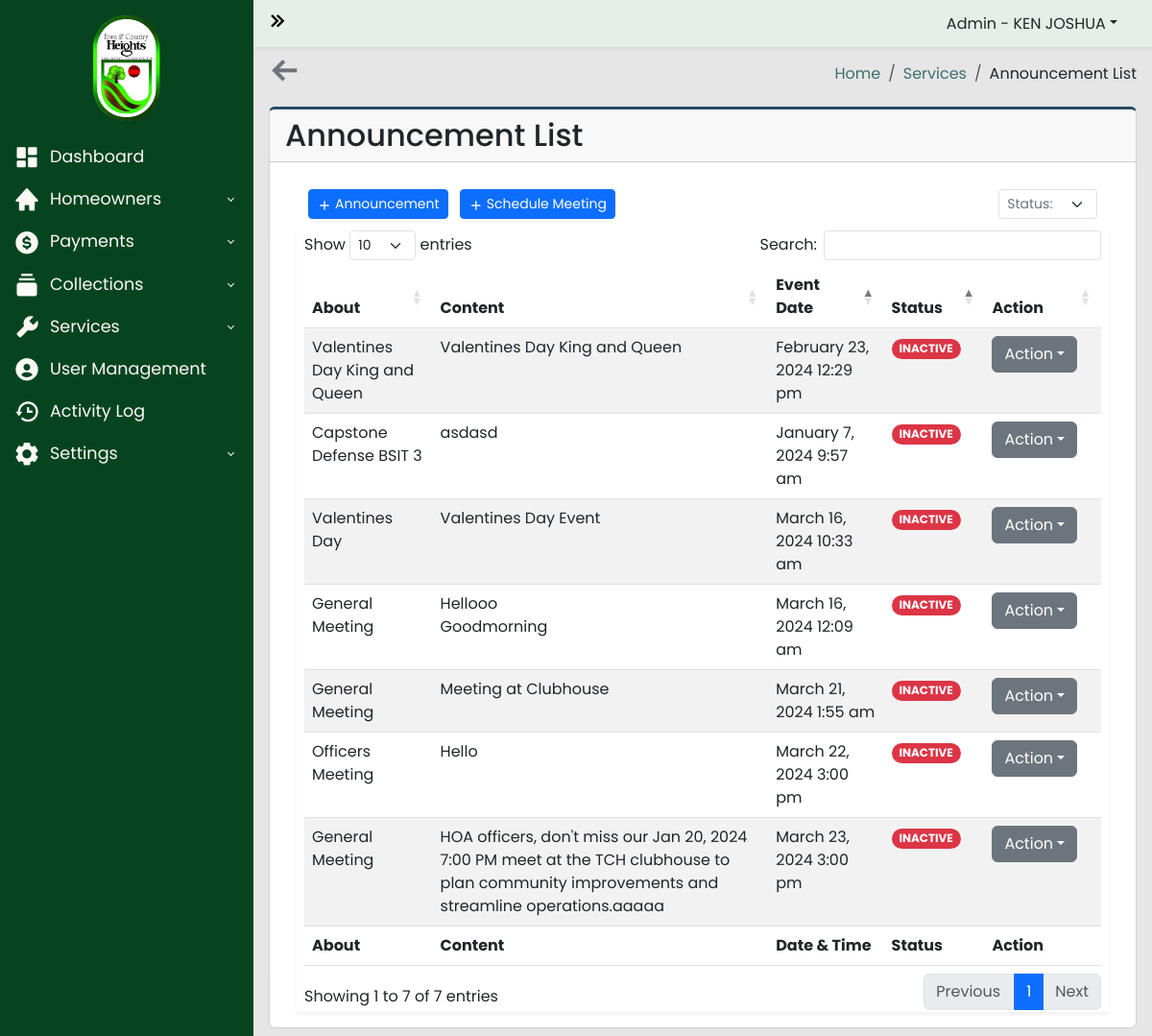
Page /admin-panel/announcement.php (signed in) on the earlier database version.
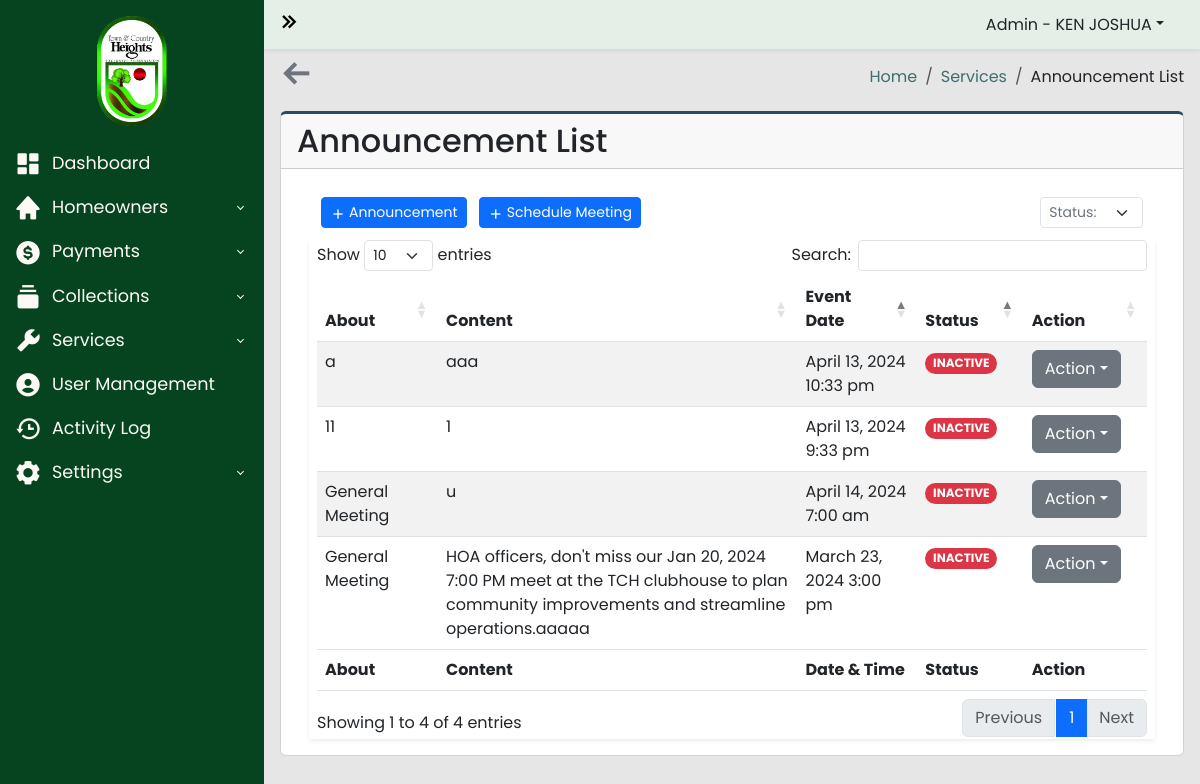
Same page on the later database version.
### tables this page shows
CREATE TABLE `announcement` (
  `id` int(255) NOT NULL,
  `about` varchar(255) NOT NULL,
  `content` text NOT NULL,
  `date` datetime NOT NULL,
  `date_created` datetime NOT NULL,
  `status` varchar(100) NOT NULL DEFAULT 'ACTIVE'
);

### admin-panel/announcement.php (the view, shortened to what the changed rows need)
<?php
require_once("../includes/header.php");
?>
<?php
$server = new Server;
$server->adminAuthentication();
?>
<body>
  <div class="wrapper">
    <div class="main">
      <main class="content px-3 py-2">
        <div class="card card-border">
          <div class="card-header">
            <h2>Announcement List</h2>
          </div>
          <div class="card-body">
            <div class="container-fluid">
              <section class="main-content">
                <div class="row">
                  <div class="col-xs-12">
                    <div class="box">
                      <div class="body-box shadow-sm">
                        <div class="table-responsive mx-2">
                          <table id="announcementTable" class="table table-striped" style="width:100%">
                            <thead>
                              <tr>
                                <th width="10%">About</th>
                                <th width="30%">Content</th>
                                <th width="10%">Event Date</th>
                                <th width="5%">Status</th>
                                <th scope="col" width="5%">Action</th>
                              </tr>
                            </thead>
                            <tbody>
                              <?php
                              $query = "SELECT * FROM announcement";
                              $connection = $server->openConn();
                              $stmt = $connection->prepare($query);
                              $stmt->execute();
                              $count = $stmt->rowCount();
                              if ($count > 0) {
                                while ($result = $stmt->fetch()) {
                                  $about = $result['about'];
                                  $content = $result['content'];
                                  $date = $result['date'];
                                  $status = $result['status'];
                                  $announcement_expired = date("Y/m/d", strtotime($date . "+1 day"));
                                  $current_date = date("Y/m/d", strtotime("now"));
                                  if ($announcement_expired <= $current_date) {
                                    $status = "INACTIVE";
                                  }
                              ?>
                                  <tr>
                                    <td><?php echo $about ?></td>
                                    <td><?php echo nl2br($content) ?></td>
                                    <td><?php echo date("F j, Y  g:i a", strtotime($date)) ?></td>
                                    <td>
                                      <?php
                                      if ($status == "ACTIVE") {
                                      ?>
                                        <span class="badge rounded-pill text-bg-success"><?php echo $status ?></span>
                                      <?php
                                      } else {
                                      ?>
                                        <span class="badge rounded-pill text-bg-danger"><?php echo $status ?></span>
                                      <?php
                                      }
                                      ?>
                                    </td>
                                    <td>
                                      <div class="dropdown">
                                        <a class="btn btn-secondary dropdown-toggle" type="button" data-bs-toggle="dropdown">Action</a>
                                      </div>
                                    </td>
                                  </tr>
                              <?php
                                }
                              } else {
                                $_SESSION['status'] = "No Records";
                                $_SESSION['text'] = "";
                                $_SESSION['status_code'] = "warning";
                              }
                              ?>
                            </tbody>
                            <tfoot>
                              <tr>
                                <th width="10%">About</th>
                                <th width="30%">Content</th>
                                <th width="10%">Date & Time</th>
                                <th width="5%">Status</th>
                                <th scope="col" width="5%">Action</th>
                              </tr>
                            </tfoot>
                          </table>
                        </div>
                      </div>
                    </div>
                  </div>
                </div>
              </section>
            </div>
          </div>
        </div>
      </main>
    </div>
  </div>
  <?php
  include("../includes/footer.php");
  ?>

Differences in the rows shown:
removed announcement: about "Capstone Defense BSIT 3", content "asdasd", date "January 7, 2024 9:57 am", date "INACTIVE"
removed announcement: about "Valentines Day", content "Valentines Day Event", date "March 16, 2024 10:33 am", date "INACTIVE"
removed announcement: about "Valentines Day King and Queen", content "Valentines Day King and Queen", date "February 23, 2024 12:29 pm", date "INACTIVE"
removed announcement: about "General Meeting", content "Hellooo Goodmorning", date "March 16, 2024 12:09 am", date "INACTIVE"
removed announcement: about "General Meeting", content "Meeting at Clubhouse", date "March 21, 2024 1:55 am", date "INACTIVE"
removed announcement: about "Officers Meeting", content "Hello", date "March 22, 2024 3:00 pm", date "INACTIVE"
added announcement: about "11", content "1", date "April 13, 2024 9:33 pm", date "INACTIVE"
added announcement: about "a", content "aaa", date "April 13, 2024 10:33 pm", date "INACTIVE"
added announcement: about "General Meeting", content "u", date "April 14, 2024 7:00 am", date "INACTIVE"
Other differences:
text written by a page script: "Show entries Search: Showing 1 to 7 of 7 entries Previous 1 Next" → "Show entries Search: Showing 1 to 4 of 4 entries Previous 1 Next"
